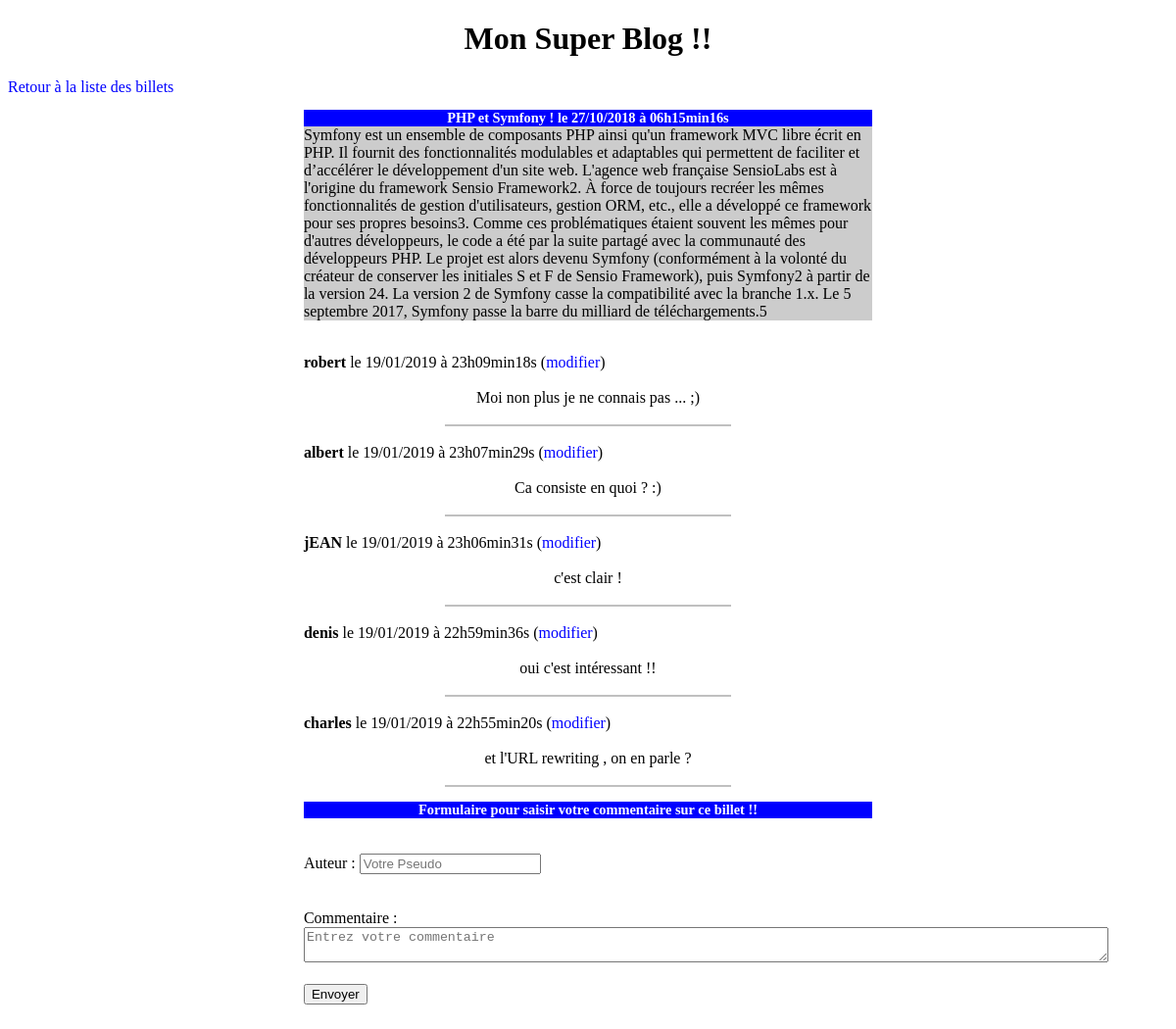
Page /index.php?action=post&id=2 on the committed database.
### tables this page shows
CREATE TABLE `posts` (
  `id` int(11) NOT NULL,
  `title` varchar(255) NOT NULL,
  `content` text NOT NULL,
  `creation_date` datetime NOT NULL
);

CREATE TABLE `comments` (
  `id` int(11) NOT NULL,
  `post_id` int(11) NOT NULL,
  `author` varchar(255) NOT NULL,
  `comment` text NOT NULL,
  `comment_date` datetime NOT NULL
);

### controller/frontend.php (called while the page is built, shortened)
<?php
require_once('model/PostManager.php');
require_once('model/CommentManager.php');
function post()
{
 $postManager = new \Quentin\Blog\Model\PostManager();
 $commentManager = new \Quentin\Blog\Model\CommentManager();
 $request2 = $postManager->getPost($_GET['id']);
 $request1 = $commentManager->getComments($_GET['id']);
 require('view/frontend/postView.php');
}

### model/PostManager.php (called while the page is built, shortened)
<?php
class PostManager extends Manager
{
public function getPost($postId)
{
   $db = $this->dbConnect();
   $request2 = $db->prepare('SELECT id, title, content, DATE_FORMAT(creation_date, \'%d/%m/%Y à %Hh%imin%ss\') AS date_fr FROM posts WHERE id = ?');
   $request2->execute(array($postId));
   return $request2;
}
}

### model/CommentManager.php (called while the page is built, shortened)
<?php
class CommentManager extends Manager
{
 public function getComments ($postId)
 {
   $db = $this->dbConnect();
   $request1 = $db->prepare('SELECT id, post_id, author, comment, DATE_FORMAT(comment_date, \'%d/%m/%Y à %Hh%imin%ss\') AS date_fr2 FROM comments WHERE post_id = ? ORDER BY id DESC LIMIT 0,5');
   $request1->execute(array($postId));
   return $request1;
 }
}

### view/frontend/postView.php (the view, shortened to what this page needs)
<?php
$lien = '<a href="index.php">Retour à la liste des billets</a>';
?>
<?php
while ($data2 = $request2->fetch())
{
  echo '<div class=\'news\'>';
  echo '<h3>' . htmlspecialchars($data2['title']) . ' ! le ' . htmlspecialchars($data2['date_fr']) .  '</h3>';
  echo '<p>' . htmlspecialchars($data2['content']) . '<br></p>';
}
while ($data1 = $request1->fetch())
{
  echo '<br><strong>' . htmlspecialchars($data1['author']) . '</strong>' . ' le ' . htmlspecialchars($data1['date_fr2']) .
  ' (<a href="index.php?action=changeView&postId=' . $data1['post_id']  . '&id=' . $data1['id'] . '">modifier</a>)' . '<br><br><div class="center">' . htmlspecialchars($data1['comment']) . '</div><br><div class="divider"></div>';
}
?>
<h3>Formulaire pour saisir votre commentaire sur ce billet !!</h3>
<br><br>
<form action="index.php?action=addComment&amp;id=<?= $_GET['id'] ?>" method="post">
  <div>
    <label for="author">Auteur : </label>
    <input type="text" id="author" name="author" placeholder="Votre Pseudo">
  </div>
  <br><br>
  <div>
    <label for="comment">Commentaire : </label>
    <br>
    <textarea cols="100%" name="comment" id="comment" placeholder="Entrez votre commentaire"></textarea>
  </div>
  <br>
  <div>
    <button type="submit">Envoyer</button>
  </div>
</form>
<?php
echo '</div>';
?>
<?php $content = ob_get_clean();
require('template.php'); ?>

### index.php (shortened to what this page needs)
<?php
require('controller/frontend.php');
try
{
 if (isset($_GET['action']))
 {
  if ($_GET['action'] == 'listPosts') {
    listPosts();
  }
  elseif ($_GET['action'] == 'post') {
    if (isset($_GET['id']) &&  $_GET['id'] > 0)
    {
      post();
    }
    else
    {
      throw new Exception("Aucun id de billet envoyé");
    }
}
elseif ($_GET['action'] == 'changeView') {
  changePage($_GET['id'],$_GET['postId']);
}
}
else
{
 listPosts();
}
}
catch (Exception $e) {
  require('view/frontend/errorView.php');
}

### view/frontend/template.php (shortened to what this page needs)
<!DOCTYPE html>
<html>
<head>
                  <link rel="stylesheet" type="text/css" href="public/css/style.css">
</head>
<body>
                    <h1>Mon Super Blog !!</h1>
                    <div><?= $lien ?></div>
                    <div class="news">
                                        <?= $content ?>
                    </div>
</body>
</html>

### public/css/style.css (style rules this page uses)
h1, h3 { text-align:center; }
h3 { background-color:blue; color:white; font-size:0.9em; margin-bottom:0px; }
.news p { background-color:#CCCCCC; margin-top:0px; }
.news { width:70%; margin:auto; }
a { text-decoration: none; color: blue; }
form { margin-bottom: 25px; }
.center, .test { text-align:center; }
.divider { width: 50%; margin: auto; border: 1px solid silver; }

### rows in the picture
posts: title "PHP et Symfony", date_fr "27/10/2018 à 06h15min16s", content "Symfony est un ensemble de composants PHP ainsi qu'un framework MVC libre écrit en PHP. Il fournit des fonctionnalités modulables et adaptables qui permettent de faciliter et d’accélérer le développement d'un site web. L'agence web française SensioLabs est à l'origine du framework Sensio Framework2. À force de toujours recréer les mêmes fonctionnalités de gestion d'utilisateurs, gestion ORM, etc., elle a développé ce framework pour ses propres besoins3. Comme ces problématiques étaient souvent les mêmes pour d'autres développeurs, le code a été par la suite partagé avec la communauté des développeurs PHP. Le projet est alors devenu Symfony (conformément à la volonté du créateur de conserver…"
comments: author "robert", date_fr2 "19/01/2019 à 23h09min18s", comment "Moi non plus je ne connais pas ... ;)"
comments: author "albert", date_fr2 "19/01/2019 à 23h07min29s", comment "Ca consiste en quoi ? :)"
comments: author "jEAN", date_fr2 "19/01/2019 à 23h06min31s", comment "c'est clair !"
comments: author "denis", date_fr2 "19/01/2019 à 22h59min36s", comment "oui c'est intéressant !!"
comments: author "charles", date_fr2 "19/01/2019 à 22h55min20s", comment "et l'URL rewriting , on en parle ?"
